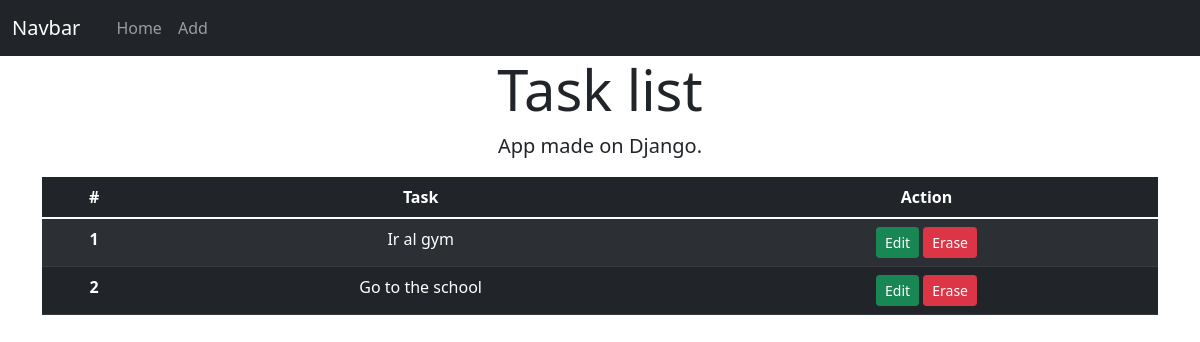
The app's page /, older data.
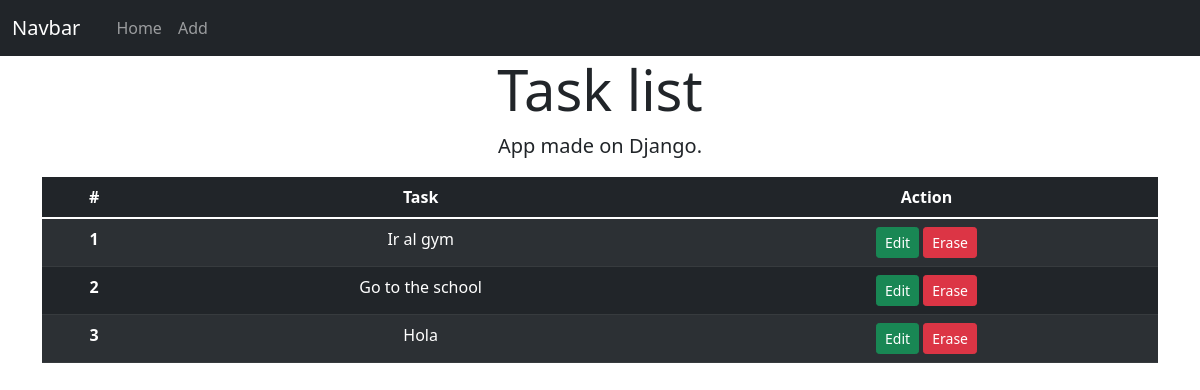
The same page, newer data.
### todo/models.py (models this page shows)
class Tarea(models.Model):
    tarea=models.CharField(max_length=100)
    def __str__(self):
        return self.tarea

### todo/views.py (the view)
# urls.py: 2. Add a URL to urlpatterns:  path('', views.home, name='home')
def home(request):
    tareas=Tarea.objects.all()
    context={'task':tareas}
    return render(request, 'todo/home.html', context)

### todo/templates/todo/home.html
{% extends 'todo/layout.html' %}
{% block content %}
<div class="container text-center">
<table class="table table-dark table-striped">
    <thead>
      <tr>
        <th scope="col">#</th>
        <th scope="col">Task</th>
        <th scope="col">Action</th>
      </tr>
    </thead>
    <tbody>
        {% for tarea in task %}
        <tr>
        <th scope="row">{{ tarea.id }}</th>
        <td>{{ tarea }}</td>
        <td>
        <a class="btn btn-success btn-sm" href="{% url 'edit' tarea.id %}">Edit</a>
        <a class="btn btn-danger btn-sm" href="{% url 'erase' tarea.id %}">Erase</a>
        </td>
        </tr>
       {% endfor %}
    </tbody>
  </table>
</div>
{% endblock %}

### todo/templates/todo/layout.html (shortened to what this page needs)
<!doctype html>
<html lang="en">
  <head>
    <link href="https://cdn.jsdelivr.net/npm/bootstrap@5.1.3/dist/css/bootstrap.min.css" rel="stylesheet">
    <nav class="navbar navbar-expand-lg navbar-dark bg-dark">
        <div class="container-fluid">
          <a class="navbar-brand" href="#">Navbar</a>
          <div class="container">
          <div class="collapse navbar-collapse" id="navbarNavAltMarkup">
            <div class="navbar-nav">
              <a class="nav-link" aria-current="page" href="{% url 'home' %}">Home</a>
              <a class="nav-link" aria-current="page" href="{% url 'add' %}">Add</a>
            </div>
          </div>
        </div>
        </div>
      </nav>
      <div class="jumbotron jumbotron-fluid bg-white">
          <div class="container text-center">
              <h1 class="display-4">Task list</h1>
              <p class="lead">App made on Django.</p>
          </div>
      </div>
   {% block content %}
   {% endblock %}
  </body>
</html>

Row changes from the older to the newer data that the page shows:
added Tarea: id "3", tarea "Hola"
